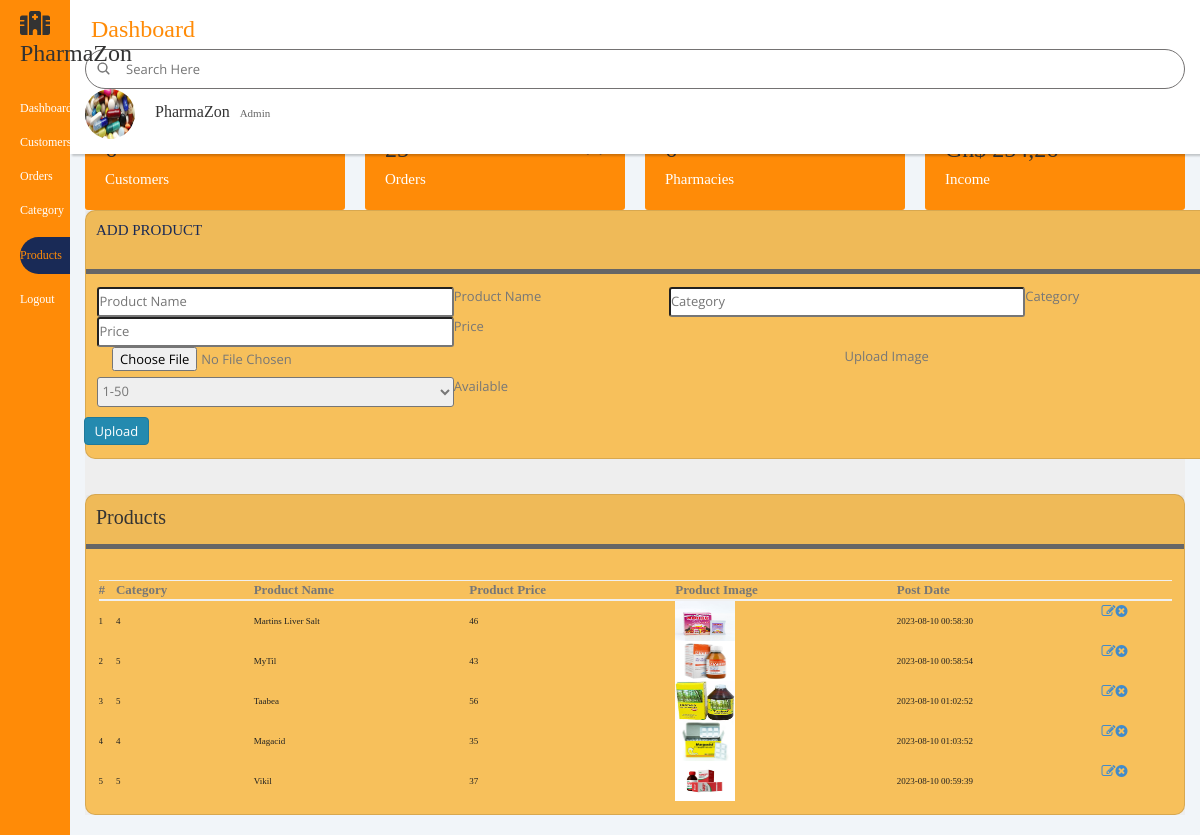
The page /PharmAdmin/products.php (signed in) on the database its author committed.
### tables this page shows
CREATE TABLE `products` (
  `id` int(11) NOT NULL,
  `category` int(100) NOT NULL,
  `productName` varchar(255) DEFAULT NULL,
  `productPrice` int(11) DEFAULT NULL,
  `productImage1` varchar(255) DEFAULT NULL,
  `productAvailability` varchar(255) DEFAULT NULL,
  `postingDate` timestamp NULL DEFAULT current_timestamp(),
  `updationDate` varchar(255) DEFAULT NULL
);

### PharmAdmin/products.php (the view, shortened to what this page needs)
<?php
include('includes/config.php');
if(strlen($_SESSION['login'])==0)
	{
header('location:index.php');
}
else{
?>
<!DOCTYPE html>
<html lang="en">
<head>
    <link href="https://cdnjs.cloudflare.com/ajax/libs/font-awesome/6.3.0/css/all.min.css" rel="stylesheet">
    <link rel="stylesheet" href="https://cdn.jsdelivr.net/npm/bootstrap@4.0.0/dist/css/bootstrap.min.css" >
    <link rel="stylesheet" href="https://maxst.icons8.com/vue-static/landings/line-awesome/line-awesome/1.3.0/css/line-awesome.min.css">
    <link rel="stylesheet" href="../css/admin.css">
    <link type="text/css" href="bootstrap/css/bootstrap.min.css" rel="stylesheet">
	<link type="text/css" href="bootstrap/css/bootstrap-responsive.min.css" rel="stylesheet">
	<link type="text/css" href="css/theme.css" rel="stylesheet">
	<link type="text/css" href="images/icons/css/font-awesome.css" rel="stylesheet">
</head>
<body>
        <div class="sidebar">
            <div class="sidebar-brand">
            <h2><span class="fas fa-hospital" ></span> <span>PharmaZon</span>
                </h2>
            </div>
            <div class="sidebar-menu">
                <ul>
                    <li>
                        <a href="admin.php"><span class="las la-igloo"></span>
                            <span>Dashboard</span></a>
                    </li>
                    <li>
                        <a href="customers.php" ><span class="las la-users"></span>
                            <span>Customers</span></a>
                    </li>
                    <li>
                        <a href="orderX.php" ><span class="las la-shopping-bag"></span>
                            <span>Orders</span></a>
                    </li>
                     <li>
                        <a href="category.php" ><span class="las la-home"></span>
                            <span>Category</span></a>
                    </li>
                    <li>
                        <a href="products.php" class="active"><span class="las la-receipt"></span>
                            <span>Products</span></a>
                    </li>
                    <li>
                    <a href="logout.php"><span class="las la-door-closed"></span>
                            <span>Logout</span></a>
                    </li>
                </ul>
            </div>
        </div>
        <div class="main-content">
            <header>
                <h2>
                    Dashboard
                </h2>
                <div class="search-wrapper">
                    <ion-icon name="search"></ion-icon>
                    <input type="search" placeholder="Search here">
                </div>
                <div class="user-wrapper">
                    <img src="../Medicine/pills-pharmacy-wallpaper-preview.jpg" width="50px" height="50px" alt="">
                <h4>PharmaZon</h4>
                <small>Admin</small>
                </div>
            </header>
        <main>
        <div class="cards">
                     <div class="card-single">
                         <div>
                         <h2>6</h2>
                         <span>Customers</span>
                    </div>
                   <div>
                   <ion-icon name="bag-handle"></ion-icon>
                    </div>
                    </div>
                    <div class="card-single">
                   <div>
                <h2>25</h2>
                    <span>Orders</span>
                   </div>
                <div>
                 <ion-icon name="restaurant"></ion-icon>
                   </div>
                    </div>
                    <div class="card-single">
                         <div>
                            <h2>6</h2>
                            <span>Pharmacies</span>
                        </div>
                           <div>
                            <ion-icon name="people"></ion-icon>
                         </div>
                    </div>
                   <div class="card-single">
                        <div>
                            <h2>Gh$ 254,26</h2>
                             <span>Income</span>
                        </div>
                        <div>
                            <ion-icon name="card"></ion-icon>
                        </div>
                  </div>
                  </div>
        <section>
            <div class="container">
                <div class="row">
                    <div class="col-md-12">
                        <div class="card">
                            <div class="card-header">
                            <h1 class="heading"> Add Product </h1>
                            </div>
                            <div class="card-body">
                            <form class="form-horizontal row-fluid" name="insertproduct" method="post" enctype="multipart/form-data">
                                <div class="row">
                                <div class="col-md-6">
                                    <label for="">Product Name</label>
                                    <input type="text" name="productName" class="span8 tip" placeholder="Product Name">
                                </div>
                                <div class="col-md-6">
                                    <label for="">Category</label>
                                    <input type="text" name="category" class="span8 tip" placeholder="Category">
                                    </div>
                                <div class="col-md-6">
                                    <label for="">Price</label>
                                    <input type="text" name="productprice" class="span8 tip" placeholder="Price">
                                    </div>
                                    <div class="col-md-12">
                                        <label for="">Upload image</label>
                                        <input type="file" name="productimage1" class="span8 tip" placeholder="image">
                                    </div>
                                <div class="col-md-6">
                                    <label for="">Available</label>
                                        <select name="productAvailability" class="span8 tip">
                                            <option value="50">1-50</option>
                                        </select>
                                    </div>
                                    <div class="col-md-12">
                                        <button type="submit" class="btn btn-primary" name="update-product-btn">Upload</button>
    </div>
  </div>
 </div>
</div>
</div>
</div>
</div>
        <div class="recent-grid">
                    <div class="projects">
                        <div class="card">
                            <div class="card-header">
                                <h3>Products</h3>
                            </div>
									<br />
                            <div class="card-body">
                               <div class="table-responsive">
                                <table width="100%" >
                                    <thead>
                                    <tr>
                                    <th>#</th>
											<th>Category </th>
                                            <th>Product Name</th>
											<th>Product Price</th>
											<th>Product Image</th>
											<th>Post Date</th>
                                    </tr>
                                </thead>
                                <tbody>
                                <?php $query=mysqli_query($con,"select * from products");
$cnt=1;
while($row=mysqli_fetch_array($query))
{
?>
										<tr>
											<td><?php echo htmlentities($cnt);?></td>
                                            <td><?php echo htmlentities($row['category']);?></td>
											<td><?php echo htmlentities($row['productName']);?></td>
											<td><?php echo htmlentities($row['productPrice']);?></td>
                                            <td><img  src="../admin/productimages/<?php echo htmlentities($row['id']);?>/<?php echo htmlentities($row['productImage1']);?>
                                            " data-echo="../admin/productimages/<?php echo htmlentities($row['id']);?>
                                            /<?php echo htmlentities($row['productImage1']);?>"  width="60" height="40" alt=""></a></td>
											<td><?php echo htmlentities($row['postingDate']);?></td>
											<td>
											<a href="edit-products.php?id=<?php echo $row['id']?>" ><i class="icon-edit"></i></a>
											<a href="manage-products.php?id=<?php echo $row['id']?>&del=delete" onClick="return confirm('Are you sure you want to delete?')"><i class="icon-remove-sign"></i></a></td>
										</tr>
										<?php $cnt=$cnt+1; } ?>
								</table>
							</div>
						</div>
					</div>
				</div>
			</div>
		</div>
</body>
</html>
<?php } ?>

### css/admin.css (style rules this page uses)
:root { --green: #27ae60; --orange: rgb(255, 139, 7); --black:#192a56; --red:rgb(255, 7, 7); --yellow:rgba(21, 255, 0, 0.938); --light-color:#666; --box-shadow:0 .5rem 1.5rem rgba(0,0,0,.1); }
* { font-family: Georgia, 'Times New Roman', Times, serif; margin: 0; padding: 0; box-sizing: border-box; list-style-type: none; text-decoration: none; text-transform: capitalize; transition: all .2s linear; }
.sidebar { width: 345px; position: fixed; height: 100%; top: 0; left: 0; background: var(--orange); z-index: 100; transition: width 300ms; }
.sidebar-brand { height: 90px; padding: 1rem 0rem 1rem 2rem; color: var(--black); }
.sidebar-brand span { display: inline-block; padding-right: 1rem; }
.sidebar-menu { margin-top: 1rem; }
.sidebar-menu li { width: 100%; margin-bottom: 1.7rem; padding-left: 1rem; }
.sidebar-menu a { padding-left: 1rem; display: block; color: #fff; font-size: 1.2rem; }
.sidebar-menu a.active { background: var(--black); padding-top: 1rem; padding-bottom: 1rem; color: var(--orange); border-radius: 30px 0px 0px 30px; }
.main-content { transition: margin-left 300ms; margin-left: 345px; }
header { background: #fff; display: flex; justify-content: space-between; padding: 1.5rem ; box-shadow: 2px 2px 2px rgba(0,0,0,.2); position: fixed; left: 365px; width: calc(100% - 345px); top: 0; z-index: 100; transition: left 300ms; }
header h2 { color: var(--orange); }
.search-wrapper { border: 1px solid #747272; border-radius: 30px; height: 40px; display: flex; align-items: center; overflow-x: hidden; }
.search-wrapper ion-icon { display: inline-block; padding: 0rem 1rem; font-size: 1.5rem; }
.search-wrapper input { height: 100%; padding: .5rem; border: none; outline: none; }
.user-wrapper { display: flex; align-items: center; gap: 1rem; }
.user-wrapper img { border-radius: 50%; margin-right: 1rem; }
.user-wrapper small { display: inline-block; color: #666; }
main { margin-top: 85px; padding: 2rem 1.5rem; background: #f1f5f9; min-height: calc(100vh - 90px); }
.cards { display: grid; grid-template-columns: repeat(4, 1fr); grid-gap: 2rem; margin-top: 1rem; }
.card-single { display: flex; justify-content: space-between; background: var(--orange); padding: 2rem; border-radius: 3px; }
.card-single ion-icon:first-child { color: var(--black); font-size: 2rem; }
.card-single span { font-size: 1.5rem; color: #fff; }
.recent-grid { margin-top: 3.5rem; display: grid; grid-gap: 2rem; }
.card { background: rgb(247, 192, 91); border-radius: 10px; }
.card-header { padding: 1rem; }
.card-header { display: flex; justify-content: space-between; align-items: center; border-bottom: 5px solid var(--light-color); }
table { border-collapse: collapse; }
thead tr { border-top: 1px solid #f0f0f0; border-bottom: 2px solid #f0f0f0; }
td { padding: .5rem 1rem; font-size: .9rem; color: #222; }
tr td:last-child { display: flex; align-items: center; }
.table-responsive { width: 100%; overflow-x: auto; }
section:nth-child(even) { background: #eee; }
.heading { text-align: center; color: var(--black); font-size: 1.5rem; padding-bottom: 1rem; text-transform: uppercase; }
.btn { margin-top: 1rem; display: inline-block; font-size: 1rem; color: #fff; background: var(--black); border-radius: .5rem; cursor: pointer; padding: 1rem 1.5rem; }
@media only screen and (max-width: 1200px) { .sidebar { width: 70px; } }
@media only screen and (max-width: 1200px) { .sidebar .sidebar-brand, .sidebar li { padding-left: 1rem; text-align: center; } }
@media only screen and (max-width: 1200px) { .sidebar li a { padding-left: 0rem; } }
@media only screen and (max-width: 1200px) { .sidebar .sidebar-brand h2 span:last-child, .sidebar li a span:last-child { display: none; } }
@media only screen and (max-width: 1200px) { .main-content { margin-left: 70px; } }
@media only screen and (max-width: 1200px) { .main-content header { width: calc(100% - 70px); left: 70px; } }

### rows shown on the page
products: category "4", productName "Martins Liver Salt", productPrice "46", productImage1 (picture), postingDate "2023-08-10 00:58:30"
products: category "5", productName "MyTil", productPrice "43", productImage1 (picture), postingDate "2023-08-10 00:58:54"
products: category "5", productName "Taabea", productPrice "56", productImage1 (picture), postingDate "2023-08-10 01:02:52"
products: category "4", productName "Magacid", productPrice "35", productImage1 (picture), postingDate "2023-08-10 01:03:52"
products: category "5", productName "Vikil", productPrice "37", productImage1 (picture), postingDate "2023-08-10 00:59:39"
